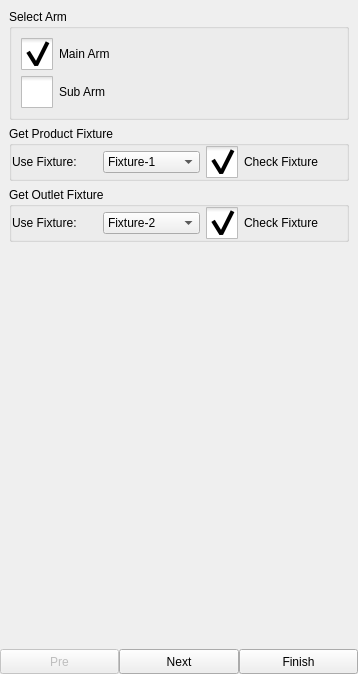
<?xml version="1.0" encoding="UTF-8"?>
<ui version="4.0">
 <class>ICProgramGuidePage</class>
 <widget class="ICInstructionEditorBase" name="ICProgramGuidePage">
  <property name="geometry">
   <rect>
    <x>0</x>
    <y>0</y>
    <width>358</width>
    <height>674</height>
   </rect>
  </property>
  <property name="windowTitle">
   <string>StackedWidget</string>
  </property>
  <property name="styleSheet">
   <string notr="true">QCheckBox::indicator {
     width: 32px;
     height: 32px;
 }

QCheckBox::indicator:unchecked 
{
     image: url(:/resource/check_unchecked.png);
 }
QCheckBox::indicator:checked 
{
     image: url(:/resource/check_checked.png);
 }

QCheckBox::indicator:checked:disabled
{
 image: url(:/resource/check_checked_disable.png);
}

QCheckBox::indicator:unchecked:disabled
{
 image: url(:/resource/check_unchecked_disable.png);
}</string>
  </property>
  <layout class="QVBoxLayout" name="verticalLayout">
   <property name="spacing">
    <number>0</number>
   </property>
   <property name="leftMargin">
    <number>0</number>
   </property>
   <property name="topMargin">
    <number>0</number>
   </property>
   <property name="rightMargin">
    <number>0</number>
   </property>
   <property name="bottomMargin">
    <number>0</number>
   </property>
   <item>
    <widget class="QStackedWidget" name="stackedWidget">
     <property name="currentIndex">
      <number>0</number>
     </property>
     <widget class="QWidget" name="page1">
      <layout class="QVBoxLayout" name="verticalLayout_13">
       <item>
        <widget class="QGroupBox" name="selectArmBox">
         <property name="title">
          <string>Select Arm</string>
         </property>
         <layout class="QVBoxLayout" name="verticalLayout_15">
          <item>
           <widget class="QCheckBox" name="usedMainArmBox">
            <property name="minimumSize">
             <size>
              <width>0</width>
              <height>32</height>
             </size>
            </property>
            <property name="maximumSize">
             <size>
              <width>16777215</width>
              <height>32</height>
             </size>
            </property>
            <property name="text">
             <string>Main Arm</string>
            </property>
            <property name="checked">
             <bool>true</bool>
            </property>
           </widget>
          </item>
          <item>
           <widget class="QCheckBox" name="usedSubArmBox">
            <property name="minimumSize">
             <size>
              <width>0</width>
              <height>32</height>
             </size>
            </property>
            <property name="maximumSize">
             <size>
              <width>16777215</width>
              <height>32</height>
             </size>
            </property>
            <property name="text">
             <string>Sub Arm</string>
            </property>
           </widget>
          </item>
         </layout>
        </widget>
       </item>
       <item>
        <widget class="QGroupBox" name="productFixtureGroup">
         <property name="title">
          <string>Get Product Fixture</string>
         </property>
         <layout class="QHBoxLayout" name="horizontalLayout_2">
          <property name="spacing">
           <number>6</number>
          </property>
          <property name="leftMargin">
           <number>0</number>
          </property>
          <property name="topMargin">
           <number>0</number>
          </property>
          <property name="rightMargin">
           <number>0</number>
          </property>
          <property name="bottomMargin">
           <number>0</number>
          </property>
          <item>
           <widget class="QLabel" name="label">
            <property name="minimumSize">
             <size>
              <width>85</width>
              <height>0</height>
             </size>
            </property>
            <property name="maximumSize">
             <size>
              <width>85</width>
              <height>16777215</height>
             </size>
            </property>
            <property name="text">
             <string>Use Fixture:</string>
            </property>
           </widget>
          </item>
          <item>
           <widget class="ICComboBox" name="productFixtureBox">
            <property name="minimumSize">
             <size>
              <width>95</width>
              <height>0</height>
             </size>
            </property>
            <item>
             <property name="text">
              <string>Fixture-1</string>
             </property>
            </item>
            <item>
             <property name="text">
              <string>Fixture-2</string>
             </property>
            </item>
            <item>
             <property name="text">
              <string>Fixture-3</string>
             </property>
            </item>
            <item>
             <property name="text">
              <string>Fixture-4</string>
             </property>
            </item>
            <item>
             <property name="text">
              <string>Sucker-1</string>
             </property>
            </item>
            <item>
             <property name="text">
              <string>Sucker-2</string>
             </property>
            </item>
           </widget>
          </item>
          <item>
           <widget class="QCheckBox" name="productCheck">
            <property name="minimumSize">
             <size>
              <width>140</width>
              <height>0</height>
             </size>
            </property>
            <property name="text">
             <string>Check Fixture</string>
            </property>
            <property name="checked">
             <bool>true</bool>
            </property>
           </widget>
          </item>
         </layout>
        </widget>
       </item>
       <item>
        <widget class="QGroupBox" name="outletFixtureGroup">
         <property name="title">
          <string>Get Outlet Fixture</string>
         </property>
         <layout class="QHBoxLayout" name="horizontalLayout_3">
          <property name="leftMargin">
           <number>0</number>
          </property>
          <property name="topMargin">
           <number>0</number>
          </property>
          <property name="rightMargin">
           <number>0</number>
          </property>
          <property name="bottomMargin">
           <number>0</number>
          </property>
          <item>
           <widget class="QLabel" name="label_2">
            <property name="minimumSize">
             <size>
              <width>85</width>
              <height>0</height>
             </size>
            </property>
            <property name="maximumSize">
             <size>
              <width>85</width>
              <height>16777215</height>
             </size>
            </property>
            <property name="text">
             <string>Use Fixture:</string>
            </property>
           </widget>
          </item>
          <item>
           <widget class="ICComboBox" name="outletFixtureBox">
            <property name="minimumSize">
             <size>
              <width>95</width>
              <height>0</height>
             </size>
            </property>
            <property name="currentIndex">
             <number>1</number>
            </property>
            <item>
             <property name="text">
              <string>Fixture-1</string>
             </property>
            </item>
            <item>
             <property name="text">
              <string>Fixture-2</string>
             </property>
            </item>
            <item>
             <property name="text">
              <string>Fixture-3</string>
             </property>
            </item>
            <item>
             <property name="text">
              <string>Fixture-4</string>
             </property>
            </item>
            <item>
             <property name="text">
              <string>Sucker-1</string>
             </property>
            </item>
            <item>
             <property name="text">
              <string>Sucker-2</string>
             </property>
            </item>
           </widget>
          </item>
          <item>
           <widget class="QCheckBox" name="outletCheck">
            <property name="minimumSize">
             <size>
              <width>140</width>
              <height>0</height>
             </size>
            </property>
            <property name="text">
             <string>Check Fixture</string>
            </property>
            <property name="checked">
             <bool>true</bool>
            </property>
           </widget>
          </item>
         </layout>
        </widget>
       </item>
       <item>
        <spacer name="verticalSpacer">
         <property name="orientation">
          <enum>Qt::Vertical</enum>
         </property>
         <property name="sizeHint" stdset="0">
          <size>
           <width>20</width>
           <height>40</height>
          </size>
         </property>
        </spacer>
       </item>
      </layout>
     </widget>
     <widget class="QWidget" name="page2">
      <layout class="QVBoxLayout" name="verticalLayout_16">
       <property name="spacing">
        <number>0</number>
       </property>
       <property name="leftMargin">
        <number>0</number>
       </property>
       <property name="topMargin">
        <number>0</number>
       </property>
       <property name="rightMargin">
        <number>0</number>
       </property>
       <property name="bottomMargin">
        <number>0</number>
       </property>
       <item>
        <layout class="QHBoxLayout" name="horizontalLayout_4">
         <item>
          <widget class="QLabel" name="descrLabel">
           <property name="text">
            <string>Standby Settings</string>
           </property>
          </widget>
         </item>
         <item>
          <widget class="QPushButton" name="setInButton">
           <property name="minimumSize">
            <size>
             <width>0</width>
             <height>25</height>
            </size>
           </property>
           <property name="maximumSize">
            <size>
             <width>16777215</width>
             <height>25</height>
            </size>
           </property>
           <property name="text">
            <string>Set In</string>
           </property>
          </widget>
         </item>
        </layout>
       </item>
       <item>
        <widget class="QGroupBox" name="commonGroupBox">
         <layout class="QFormLayout" name="formLayout_3">
          <property name="horizontalSpacing">
           <number>0</number>
          </property>
          <property name="verticalSpacing">
           <number>0</number>
          </property>
          <property name="leftMargin">
           <number>0</number>
          </property>
          <property name="topMargin">
           <number>0</number>
          </property>
          <property name="rightMargin">
           <number>0</number>
          </property>
          <property name="bottomMargin">
           <number>0</number>
          </property>
          <item row="0" column="0">
           <widget class="QLabel" name="gzLabel">
            <property name="text">
             <string>GZ:</string>
            </property>
           </widget>
          </item>
          <item row="0" column="1">
           <layout class="QVBoxLayout" name="verticalLayout_4">
            <property name="spacing">
             <number>2</number>
            </property>
            <item>
             <widget class="ICLineEditWithVirtualNumericKeypad" name="zEdit">
              <property name="minimumSize">
               <size>
                <width>0</width>
                <height>25</height>
               </size>
              </property>
              <property name="maximumSize">
               <size>
                <width>16777215</width>
                <height>25</height>
               </size>
              </property>
              <property name="text">
               <string>0.0</string>
              </property>
             </widget>
            </item>
            <item>
             <layout class="QHBoxLayout" name="horizontalLayout_6">
              <item>
               <widget class="QCheckBox" name="zBoxComeIn">
                <property name="minimumSize">
                 <size>
                  <width>0</width>
                  <height>32</height>
                 </size>
                </property>
                <property name="maximumSize">
                 <size>
                  <width>16777215</width>
                  <height>32</height>
                 </size>
                </property>
                <property name="text">
                 <string>Come In</string>
                </property>
                <property name="checked">
                 <bool>true</bool>
                </property>
                <attribute name="buttonGroup">
                 <string notr="true">buttonGroupZ</string>
                </attribute>
               </widget>
              </item>
              <item>
               <widget class="QCheckBox" name="zBoxComeOut">
                <property name="minimumSize">
                 <size>
                  <width>0</width>
                  <height>32</height>
                 </size>
                </property>
                <property name="maximumSize">
                 <size>
                  <width>16777215</width>
                  <height>32</height>
                 </size>
                </property>
                <property name="text">
                 <string>Come Out</string>
                </property>
                <attribute name="buttonGroup">
                 <string notr="true">buttonGroupZ</string>
                </attribute>
               </widget>
              </item>
             </layout>
            </item>
           </layout>
          </item>
          <item row="1" column="0">
           <widget class="QLabel" name="gaLabel">
            <property name="text">
             <string>GA:</string>
            </property>
           </widget>
          </item>
          <item row="1" column="1">
           <layout class="QVBoxLayout" name="verticalLayout_8">
            <property name="spacing">
             <number>2</number>
            </property>
            <item>
             <widget class="ICLineEditWithVirtualNumericKeypad" name="aEdit">
              <property name="minimumSize">
               <size>
                <width>0</width>
                <height>25</height>
               </size>
              </property>
              <property name="maximumSize">
               <size>
                <width>16777215</width>
                <height>25</height>
               </size>
              </property>
              <property name="text">
               <string>0.0</string>
              </property>
             </widget>
            </item>
            <item>
             <layout class="QHBoxLayout" name="horizontalLayout_7">
              <item>
               <widget class="QCheckBox" name="aBoxHorizontal">
                <property name="minimumSize">
                 <size>
                  <width>0</width>
                  <height>32</height>
                 </size>
                </property>
                <property name="maximumSize">
                 <size>
                  <width>16777215</width>
                  <height>32</height>
                 </size>
                </property>
                <property name="text">
                 <string>Horizontal</string>
                </property>
                <property name="checked">
                 <bool>true</bool>
                </property>
                <attribute name="buttonGroup">
                 <string notr="true">buttonGroupA</string>
                </attribute>
               </widget>
              </item>
              <item>
               <widget class="QCheckBox" name="aBoxVertical">
                <property name="minimumSize">
                 <size>
                  <width>0</width>
                  <height>32</height>
                 </size>
                </property>
                <property name="maximumSize">
                 <size>
                  <width>16777215</width>
                  <height>32</height>
                 </size>
                </property>
                <property name="text">
                 <string>Vertical</string>
                </property>
                <attribute name="buttonGroup">
                 <string notr="true">buttonGroupA</string>
                </attribute>
               </widget>
              </item>
             </layout>
            </item>
           </layout>
          </item>
          <item row="2" column="0">
           <widget class="QLabel" name="gbLabel">
            <property name="text">
             <string>GB:</string>
            </property>
           </widget>
          </item>
          <item row="2" column="1">
           <layout class="QVBoxLayout" name="verticalLayout_7">
            <property name="spacing">
             <number>2</number>
            </property>
            <item>
             <widget class="ICLineEditWithVirtualNumericKeypad" name="bEdit">
              <property name="minimumSize">
               <size>
                <width>0</width>
                <height>25</height>
               </size>
              </property>
              <property name="maximumSize">
               <size>
                <width>16777215</width>
                <height>25</height>
               </size>
              </property>
              <property name="text">
               <string>0.0</string>
              </property>
             </widget>
            </item>
            <item>
             <layout class="QHBoxLayout" name="horizontalLayout_8">
              <item>
               <widget class="QCheckBox" name="bBoxHorizontal">
                <property name="minimumSize">
                 <size>
                  <width>0</width>
                  <height>32</height>
                 </size>
                </property>
                <property name="maximumSize">
                 <size>
                  <width>16777215</width>
                  <height>32</height>
                 </size>
                </property>
                <property name="text">
                 <string>Horizontal</string>
                </property>
                <property name="checked">
                 <bool>true</bool>
                </property>
                <attribute name="buttonGroup">
                 <string notr="true">buttonGroupB</string>
                </attribute>
               </widget>
              </item>
              <item>
               <widget class="QCheckBox" name="bBoxVertical">
                <property name="minimumSize">
                 <size>
                  <width>0</width>
                  <height>32</height>
                 </size>
                </property>
                <property name="maximumSize">
                 <size>
                  <width>16777215</width>
                  <height>32</height>
                 </size>
                </property>
                <property name="text">
                 <string>Vertical</string>
                </property>
                <attribute name="buttonGroup">
                 <string notr="true">buttonGroupB</string>
                </attribute>
               </widget>
              </item>
             </layout>
            </item>
           </layout>
          </item>
          <item row="3" column="0">
           <widget class="QLabel" name="gcLabel">
            <property name="text">
             <string>GC:</string>
            </property>
           </widget>
          </item>
          <item row="3" column="1">
           <layout class="QVBoxLayout" name="verticalLayout_10">
            <property name="spacing">
             <number>2</number>
            </property>
            <item>
             <widget class="ICLineEditWithVirtualNumericKeypad" name="cEdit">
              <property name="minimumSize">
               <size>
                <width>0</width>
                <height>25</height>
               </size>
              </property>
              <property name="maximumSize">
               <size>
                <width>16777215</width>
                <height>25</height>
               </size>
              </property>
              <property name="text">
               <string>0.0</string>
              </property>
             </widget>
            </item>
            <item>
             <layout class="QHBoxLayout" name="horizontalLayout_9">
              <item>
               <widget class="QCheckBox" name="cBoxVertical">
                <property name="minimumSize">
                 <size>
                  <width>0</width>
                  <height>32</height>
                 </size>
                </property>
                <property name="maximumSize">
                 <size>
                  <width>16777215</width>
                  <height>32</height>
                 </size>
                </property>
                <property name="text">
                 <string>Horizontal</string>
                </property>
                <property name="checked">
                 <bool>true</bool>
                </property>
                <attribute name="buttonGroup">
                 <string notr="true">buttonGroupC</string>
                </attribute>
               </widget>
              </item>
              <item>
               <widget class="QCheckBox" name="cBoxHorizontal">
                <property name="minimumSize">
                 <size>
                  <width>0</width>
                  <height>32</height>
                 </size>
                </property>
                <property name="maximumSize">
                 <size>
                  <width>16777215</width>
                  <height>32</height>
                 </size>
                </property>
                <property name="text">
                 <string>Vertical</string>
                </property>
                <attribute name="buttonGroup">
                 <string notr="true">buttonGroupC</string>
                </attribute>
               </widget>
              </item>
             </layout>
            </item>
           </layout>
          </item>
         </layout>
        </widget>
       </item>
       <item>
        <widget class="QGroupBox" name="productGroupBox">
         <property name="title">
          <string>Product</string>
         </property>
         <layout class="QFormLayout" name="formLayout">
          <property name="horizontalSpacing">
           <number>0</number>
          </property>
          <property name="verticalSpacing">
           <number>0</number>
          </property>
          <property name="leftMargin">
           <number>0</number>
          </property>
          <property name="topMargin">
           <number>0</number>
          </property>
          <property name="rightMargin">
           <number>0</number>
          </property>
          <property name="bottomMargin">
           <number>0</number>
          </property>
          <item row="0" column="0">
           <widget class="QLabel" name="gx1Label">
            <property name="text">
             <string>GX1:</string>
            </property>
           </widget>
          </item>
          <item row="0" column="1">
           <layout class="QVBoxLayout" name="verticalLayout_2">
            <property name="spacing">
             <number>2</number>
            </property>
            <item>
             <widget class="ICLineEditWithVirtualNumericKeypad" name="x1Edit">
              <property name="minimumSize">
               <size>
                <width>0</width>
                <height>25</height>
               </size>
              </property>
              <property name="maximumSize">
               <size>
                <width>16777215</width>
                <height>25</height>
               </size>
              </property>
              <property name="text">
               <string>0.0</string>
              </property>
             </widget>
            </item>
            <item>
             <layout class="QHBoxLayout" name="horizontalLayout_10">
              <item>
               <widget class="QCheckBox" name="x1BoxForward">
                <property name="minimumSize">
                 <size>
                  <width>0</width>
                  <height>32</height>
                 </size>
                </property>
                <property name="maximumSize">
                 <size>
                  <width>16777215</width>
                  <height>32</height>
                 </size>
                </property>
                <property name="text">
                 <string>Backward</string>
                </property>
                <attribute name="buttonGroup">
                 <string notr="true">buttonGroupX1</string>
                </attribute>
               </widget>
              </item>
              <item>
               <widget class="QCheckBox" name="x1BoxBackward">
                <property name="minimumSize">
                 <size>
                  <width>0</width>
                  <height>32</height>
                 </size>
                </property>
                <property name="maximumSize">
                 <size>
                  <width>16777215</width>
                  <height>32</height>
                 </size>
                </property>
                <property name="text">
                 <string>Forward</string>
                </property>
                <property name="checked">
                 <bool>true</bool>
                </property>
                <attribute name="buttonGroup">
                 <string notr="true">buttonGroupX1</string>
                </attribute>
               </widget>
              </item>
             </layout>
            </item>
           </layout>
          </item>
          <item row="1" column="0">
           <widget class="QLabel" name="gy1Label">
            <property name="text">
             <string>GY1:</string>
            </property>
           </widget>
          </item>
          <item row="1" column="1">
           <layout class="QVBoxLayout" name="verticalLayout_3">
            <property name="spacing">
             <number>2</number>
            </property>
            <item>
             <widget class="ICLineEditWithVirtualNumericKeypad" name="y1Edit">
              <property name="minimumSize">
               <size>
                <width>0</width>
                <height>25</height>
               </size>
              </property>
              <property name="maximumSize">
               <size>
                <width>16777215</width>
                <height>25</height>
               </size>
              </property>
              <property name="text">
               <string>0.0</string>
              </property>
             </widget>
            </item>
            <item>
             <layout class="QHBoxLayout" name="horizontalLayout_11">
              <item>
               <widget class="QCheckBox" name="y1BoxUp">
                <property name="minimumSize">
                 <size>
                  <width>0</width>
                  <height>32</height>
                 </size>
                </property>
                <property name="maximumSize">
                 <size>
                  <width>16777215</width>
                  <height>32</height>
                 </size>
                </property>
                <property name="text">
                 <string>Up</string>
                </property>
                <attribute name="buttonGroup">
                 <string notr="true">buttonGroupY1</string>
                </attribute>
               </widget>
              </item>
              <item>
               <widget class="QCheckBox" name="y1BoxDown">
                <property name="minimumSize">
                 <size>
                  <width>0</width>
                  <height>32</height>
                 </size>
                </property>
                <property name="maximumSize">
                 <size>
                  <width>16777215</width>
                  <height>32</height>
                 </size>
                </property>
                <property name="text">
                 <string>Down</string>
                </property>
                <property name="checked">
                 <bool>true</bool>
                </property>
                <attribute name="buttonGroup">
                 <string notr="true">buttonGroupY1</string>
                </attribute>
               </widget>
              </item>
             </layout>
            </item>
           </layout>
          </item>
         </layout>
        </widget>
       </item>
       <item>
        <widget class="QGroupBox" name="outletGroupBox">
         <property name="title">
          <string>Outlet</string>
         </property>
         <layout class="QFormLayout" name="formLayout_2">
          <property name="horizontalSpacing">
           <number>0</number>
          </property>
          <property name="verticalSpacing">
           <number>0</number>
          </property>
          <property name="leftMargin">
           <number>0</number>
          </property>
          <property name="topMargin">
           <number>0</number>
          </property>
          <property name="rightMargin">
           <number>0</number>
          </property>
          <property name="bottomMargin">
           <number>0</number>
          </property>
          <item row="0" column="0">
           <widget class="QLabel" name="gx2Label">
            <property name="text">
             <string>GX2:</string>
            </property>
           </widget>
          </item>
          <item row="0" column="1">
           <layout class="QVBoxLayout" name="verticalLayout_5">
            <property name="spacing">
             <number>2</number>
            </property>
            <item>
             <widget class="ICLineEditWithVirtualNumericKeypad" name="x2Edit">
              <property name="minimumSize">
               <size>
                <width>0</width>
                <height>25</height>
               </size>
              </property>
              <property name="maximumSize">
               <size>
                <width>16777215</width>
                <height>25</height>
               </size>
              </property>
              <property name="text">
               <string>0.0</string>
              </property>
             </widget>
            </item>
            <item>
             <layout class="QHBoxLayout" name="horizontalLayout_12">
              <item>
               <widget class="QCheckBox" name="x2BoxForward">
                <property name="minimumSize">
                 <size>
                  <width>0</width>
                  <height>32</height>
                 </size>
                </property>
                <property name="maximumSize">
                 <size>
                  <width>16777215</width>
                  <height>32</height>
                 </size>
                </property>
                <property name="text">
                 <string>Backward</string>
                </property>
                <attribute name="buttonGroup">
                 <string notr="true">buttonGroupX2</string>
                </attribute>
               </widget>
              </item>
              <item>
               <widget class="QCheckBox" name="x2BoxBackward">
                <property name="minimumSize">
                 <size>
                  <width>0</width>
                  <height>32</height>
                 </size>
                </property>
                <property name="maximumSize">
                 <size>
                  <width>16777215</width>
                  <height>32</height>
                 </size>
                </property>
                <property name="text">
                 <string>Forward</string>
                </property>
                <property name="checked">
                 <bool>true</bool>
                </property>
                <attribute name="buttonGroup">
                 <string notr="true">buttonGroupX2</string>
                </attribute>
               </widget>
              </item>
             </layout>
            </item>
           </layout>
          </item>
          <item row="1" column="0">
           <widget class="QLabel" name="gy2Label">
            <property name="text">
             <string>GY2:</string>
            </property>
           </widget>
          </item>
          <item row="1" column="1">
           <layout class="QVBoxLayout" name="verticalLayout_6">
            <property name="spacing">
             <number>2</number>
            </property>
            <item>
             <widget class="ICLineEditWithVirtualNumericKeypad" name="y2Edit">
              <property name="minimumSize">
               <size>
                <width>0</width>
                <height>25</height>
               </size>
              </property>
              <property name="maximumSize">
               <size>
                <width>16777215</width>
                <height>25</height>
               </size>
              </property>
              <property name="text">
               <string>0.0</string>
              </property>
             </widget>
            </item>
            <item>
             <layout class="QHBoxLayout" name="horizontalLayout_14">
              <item>
               <widget class="QCheckBox" name="y2BoxDown">
                <property name="minimumSize">
                 <size>
                  <width>0</width>
                  <height>32</height>
                 </size>
                </property>
                <property name="maximumSize">
                 <size>
                  <width>16777215</width>
                  <height>32</height>
                 </size>
                </property>
                <property name="text">
                 <string>Up</string>
                </property>
                <attribute name="buttonGroup">
                 <string notr="true">buttonGroupY2</string>
                </attribute>
               </widget>
              </item>
              <item>
               <widget class="QCheckBox" name="y2BoxUp">
                <property name="minimumSize">
                 <size>
                  <width>0</width>
                  <height>32</height>
                 </size>
                </property>
                <property name="maximumSize">
                 <size>
                  <width>16777215</width>
                  <height>32</height>
                 </size>
                </property>
                <property name="text">
                 <string>Down</string>
                </property>
                <property name="checked">
                 <bool>true</bool>
                </property>
                <attribute name="buttonGroup">
                 <string notr="true">buttonGroupY2</string>
                </attribute>
               </widget>
              </item>
             </layout>
            </item>
           </layout>
          </item>
          <item row="2" column="0">
           <widget class="QLabel" name="releaseOutletLabel">
            <property name="text">
             <string>Release Outlet:</string>
            </property>
           </widget>
          </item>
          <item row="2" column="1">
           <layout class="QHBoxLayout" name="horizontalLayout_15">
            <item>
             <widget class="QCheckBox" name="outletBoxComeOut">
              <property name="minimumSize">
               <size>
                <width>0</width>
                <height>32</height>
               </size>
              </property>
              <property name="maximumSize">
               <size>
                <width>16777215</width>
                <height>32</height>
               </size>
              </property>
              <property name="text">
               <string>Come Out</string>
              </property>
              <property name="checked">
               <bool>true</bool>
              </property>
              <attribute name="buttonGroup">
               <string notr="true">buttonGroupOutlet</string>
              </attribute>
             </widget>
            </item>
            <item>
             <widget class="QCheckBox" name="outletBoxComeIn">
              <property name="minimumSize">
               <size>
                <width>0</width>
                <height>32</height>
               </size>
              </property>
              <property name="maximumSize">
               <size>
                <width>16777215</width>
                <height>32</height>
               </size>
              </property>
              <property name="text">
               <string>Come In</string>
              </property>
              <attribute name="buttonGroup">
               <string notr="true">buttonGroupOutlet</string>
              </attribute>
             </widget>
            </item>
           </layout>
          </item>
         </layout>
        </widget>
       </item>
       <item>
        <spacer name="verticalSpacer_2">
         <property name="orientation">
          <enum>Qt::Vertical</enum>
         </property>
         <property name="sizeHint" stdset="0">
          <size>
           <width>20</width>
           <height>40</height>
          </size>
         </property>
        </spacer>
       </item>
      </layout>
     </widget>
     <widget class="QWidget" name="page3">
      <layout class="QVBoxLayout" name="verticalLayout_14">
       <property name="topMargin">
        <number>0</number>
       </property>
       <property name="bottomMargin">
        <number>0</number>
       </property>
       <item>
        <widget class="QGroupBox" name="groupBox_4">
         <property name="title">
          <string>Come Out Position</string>
         </property>
         <layout class="QVBoxLayout" name="verticalLayout_11">
          <property name="spacing">
           <number>0</number>
          </property>
          <property name="leftMargin">
           <number>0</number>
          </property>
          <property name="topMargin">
           <number>0</number>
          </property>
          <property name="rightMargin">
           <number>0</number>
          </property>
          <property name="bottomMargin">
           <number>0</number>
          </property>
          <item>
           <widget class="QCheckBox" name="outHorizontalBox">
            <property name="minimumSize">
             <size>
              <width>0</width>
              <height>32</height>
             </size>
            </property>
            <property name="maximumSize">
             <size>
              <width>16777215</width>
              <height>32</height>
             </size>
            </property>
            <property name="text">
             <string>Horizontal</string>
            </property>
            <property name="checked">
             <bool>true</bool>
            </property>
            <attribute name="buttonGroup">
             <string notr="true">buttonGroup</string>
            </attribute>
           </widget>
          </item>
          <item>
           <widget class="QCheckBox" name="outVerticalBox">
            <property name="minimumSize">
             <size>
              <width>0</width>
              <height>32</height>
             </size>
            </property>
            <property name="maximumSize">
             <size>
              <width>16777215</width>
              <height>32</height>
             </size>
            </property>
            <property name="layoutDirection">
             <enum>Qt::LeftToRight</enum>
            </property>
            <property name="text">
             <string>Vertical</string>
            </property>
            <attribute name="buttonGroup">
             <string notr="true">buttonGroup</string>
            </attribute>
           </widget>
          </item>
          <item>
           <widget class="QCheckBox" name="outRunningHorizonBox">
            <property name="minimumSize">
             <size>
              <width>0</width>
              <height>32</height>
             </size>
            </property>
            <property name="maximumSize">
             <size>
              <width>16777215</width>
              <height>32</height>
             </size>
            </property>
            <property name="text">
             <string>Running Horizon</string>
            </property>
            <attribute name="buttonGroup">
             <string notr="true">buttonGroup</string>
            </attribute>
           </widget>
          </item>
         </layout>
        </widget>
       </item>
       <item>
        <widget class="QGroupBox" name="groupBox_5">
         <property name="title">
          <string>Come In Position</string>
         </property>
         <layout class="QVBoxLayout" name="verticalLayout_12">
          <property name="spacing">
           <number>0</number>
          </property>
          <property name="leftMargin">
           <number>0</number>
          </property>
          <property name="topMargin">
           <number>0</number>
          </property>
          <property name="rightMargin">
           <number>0</number>
          </property>
          <property name="bottomMargin">
           <number>0</number>
          </property>
          <item>
           <widget class="QCheckBox" name="inHorizontalBox">
            <property name="minimumSize">
             <size>
              <width>0</width>
              <height>32</height>
             </size>
            </property>
            <property name="maximumSize">
             <size>
              <width>16777215</width>
              <height>32</height>
             </size>
            </property>
            <property name="text">
             <string>Horizontal</string>
            </property>
            <property name="checked">
             <bool>true</bool>
            </property>
            <attribute name="buttonGroup">
             <string notr="true">buttonGroup_2</string>
            </attribute>
           </widget>
          </item>
          <item>
           <widget class="QCheckBox" name="inVerticalBox">
            <property name="minimumSize">
             <size>
              <width>0</width>
              <height>32</height>
             </size>
            </property>
            <property name="maximumSize">
             <size>
              <width>16777215</width>
              <height>32</height>
             </size>
            </property>
            <property name="text">
             <string>Vertical</string>
            </property>
            <attribute name="buttonGroup">
             <string notr="true">buttonGroup_2</string>
            </attribute>
           </widget>
          </item>
          <item>
           <widget class="QCheckBox" name="inRunningHorizonBox">
            <property name="minimumSize">
             <size>
              <width>0</width>
              <height>32</height>
             </size>
            </property>
            <property name="maximumSize">
             <size>
              <width>16777215</width>
              <height>32</height>
             </size>
            </property>
            <property name="text">
             <string>Running Horizon</string>
            </property>
            <attribute name="buttonGroup">
             <string notr="true">buttonGroup_2</string>
            </attribute>
           </widget>
          </item>
         </layout>
        </widget>
       </item>
       <item>
        <layout class="QHBoxLayout" name="horizontalLayout_5">
         <item>
          <widget class="QCheckBox" name="stackedEn">
           <property name="minimumSize">
            <size>
             <width>0</width>
             <height>32</height>
            </size>
           </property>
           <property name="maximumSize">
            <size>
             <width>16777215</width>
             <height>32</height>
            </size>
           </property>
           <property name="text">
            <string>Stacked En</string>
           </property>
          </widget>
         </item>
         <item>
          <widget class="ICLineEditWithVirtualNumericKeypad" name="stackGroup">
           <property name="enabled">
            <bool>false</bool>
           </property>
           <property name="text">
            <string>1</string>
           </property>
          </widget>
         </item>
        </layout>
       </item>
      </layout>
     </widget>
    </widget>
   </item>
   <item>
    <layout class="QHBoxLayout" name="horizontalLayout">
     <item>
      <widget class="QPushButton" name="preButton">
       <property name="enabled">
        <bool>false</bool>
       </property>
       <property name="minimumSize">
        <size>
         <width>0</width>
         <height>25</height>
        </size>
       </property>
       <property name="maximumSize">
        <size>
         <width>16777215</width>
         <height>25</height>
        </size>
       </property>
       <property name="text">
        <string>Pre</string>
       </property>
      </widget>
     </item>
     <item>
      <widget class="QPushButton" name="nextButton">
       <property name="minimumSize">
        <size>
         <width>0</width>
         <height>25</height>
        </size>
       </property>
       <property name="maximumSize">
        <size>
         <width>16777215</width>
         <height>25</height>
        </size>
       </property>
       <property name="text">
        <string>Next</string>
       </property>
      </widget>
     </item>
     <item>
      <widget class="QPushButton" name="finishButton">
       <property name="minimumSize">
        <size>
         <width>0</width>
         <height>25</height>
        </size>
       </property>
       <property name="maximumSize">
        <size>
         <width>16777215</width>
         <height>25</height>
        </size>
       </property>
       <property name="text">
        <string>Finish</string>
       </property>
      </widget>
     </item>
    </layout>
   </item>
  </layout>
 </widget>
 <customwidgets>
  <customwidget>
   <class>ICLineEditWithVirtualNumericKeypad</class>
   <extends>QLineEdit</extends>
   <header>iclineeditwithvirtualnumerickeypad.h</header>
  </customwidget>
  <customwidget>
   <class>ICInstructionEditorBase</class>
   <extends>QWidget</extends>
   <header>icinstructioneditorbase.h</header>
   <container>1</container>
  </customwidget>
  <customwidget>
   <class>ICComboBox</class>
   <extends>QComboBox</extends>
   <header>iccombobox.h</header>
  </customwidget>
 </customwidgets>
 <resources/>
 <connections/>
 <buttongroups>
  <buttongroup name="buttonGroup"/>
  <buttongroup name="buttonGroupOutlet"/>
  <buttongroup name="buttonGroupZ"/>
  <buttongroup name="buttonGroupA"/>
  <buttongroup name="buttonGroup_2"/>
  <buttongroup name="buttonGroupB"/>
  <buttongroup name="buttonGroupY1"/>
  <buttongroup name="buttonGroupC"/>
  <buttongroup name="buttonGroupY2"/>
  <buttongroup name="buttonGroupX1"/>
  <buttongroup name="buttonGroupX2"/>
 </buttongroups>
</ui>
